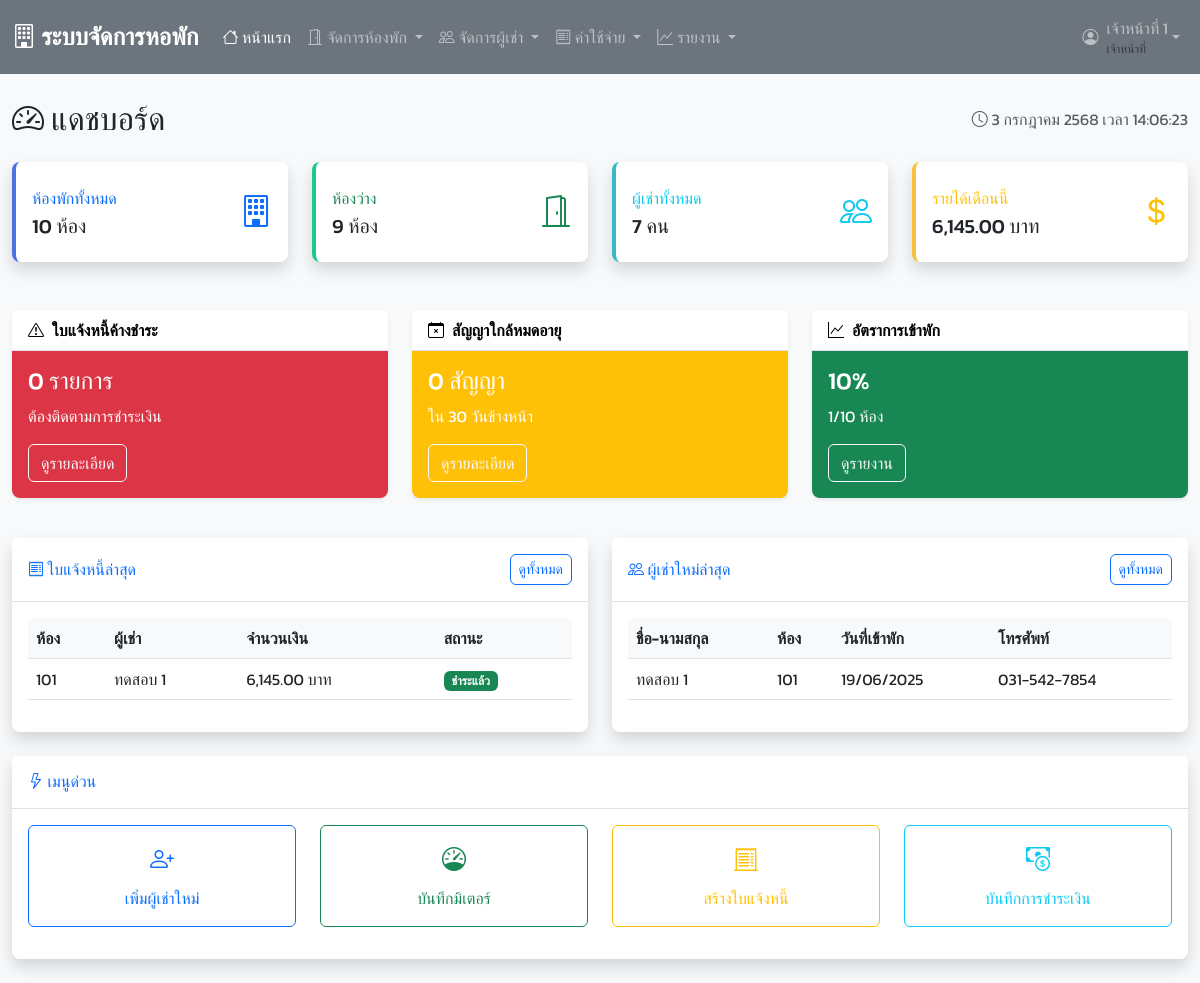
/ (signed in), run on the app's committed database.
### tables this page shows
CREATE TABLE `invoices` (
  `invoice_id` int(11) NOT NULL,
  `contract_id` int(11) DEFAULT NULL,
  `invoice_month` char(7) NOT NULL,
  `room_rent` decimal(10,2) NOT NULL,
  `water_charge` decimal(10,2) DEFAULT 0.00,
  `electric_charge` decimal(10,2) DEFAULT 0.00,
  `other_charges` decimal(10,2) DEFAULT 0.00,
  `other_charges_description` text DEFAULT NULL,
  `discount` decimal(10,2) DEFAULT 0.00,
  `total_amount` decimal(10,2) NOT NULL,
  `due_date` date NOT NULL,
  `invoice_status` enum('pending','paid','overdue','cancelled') DEFAULT 'pending',
  `payment_date` date DEFAULT NULL,
  `created_at` timestamp NOT NULL DEFAULT current_timestamp()
);

CREATE TABLE `rooms` (
  `room_id` int(11) NOT NULL,
  `room_number` varchar(10) NOT NULL,
  `room_type` enum('single','double','triple') NOT NULL,
  `monthly_rent` decimal(10,2) NOT NULL,
  `deposit` decimal(10,2) NOT NULL,
  `room_status` enum('available','occupied','maintenance') DEFAULT 'available',
  `floor_number` int(11) DEFAULT NULL,
  `room_description` text DEFAULT NULL,
  `created_at` timestamp NOT NULL DEFAULT current_timestamp()
);

CREATE TABLE `tenants` (
  `tenant_id` int(11) NOT NULL,
  `first_name` varchar(50) NOT NULL,
  `last_name` varchar(50) NOT NULL,
  `phone` varchar(15) NOT NULL,
  `email` varchar(100) DEFAULT NULL,
  `id_card` varchar(20) NOT NULL,
  `address` text DEFAULT NULL,
  `emergency_contact` varchar(100) DEFAULT NULL,
  `emergency_phone` varchar(15) DEFAULT NULL,
  `tenant_status` enum('active','inactive') DEFAULT 'active',
  `created_at` timestamp NOT NULL DEFAULT current_timestamp()
);

CREATE TABLE `contracts` (
  `contract_id` int(11) NOT NULL,
  `tenant_id` int(11) DEFAULT NULL,
  `room_id` int(11) DEFAULT NULL,
  `contract_start` date NOT NULL,
  `contract_end` date NOT NULL,
  `monthly_rent` decimal(10,2) NOT NULL,
  `deposit_paid` decimal(10,2) NOT NULL,
  `contract_status` enum('active','expired','terminated') DEFAULT 'active',
  `special_conditions` text DEFAULT NULL,
  `created_at` timestamp NOT NULL DEFAULT current_timestamp()
);

### index.php (the view, shortened to what the rows shown need)
<?php
require_once 'includes/header.php';
try {
    $stmt = $pdo->prepare("
        SELECT i.*, r.room_number, t.first_name, t.last_name
        FROM invoices i
        JOIN contracts c ON i.contract_id = c.contract_id
        JOIN rooms r ON c.room_id = r.room_id
        JOIN tenants t ON c.tenant_id = t.tenant_id
        ORDER BY i.created_at DESC
        LIMIT 5
    ");
    $stmt->execute();
    $recent_invoices = $stmt->fetchAll();
    $stmt = $pdo->prepare("
        SELECT t.*, r.room_number, c.contract_start
        FROM tenants t
        JOIN contracts c ON t.tenant_id = c.tenant_id
        JOIN rooms r ON c.room_id = r.room_id
        WHERE c.contract_status = 'active'
        ORDER BY c.created_at DESC
        LIMIT 5
    ");
    $stmt->execute();
    $recent_tenants = $stmt->fetchAll();
} catch(PDOException $e) {
    echo "Error: " . $e->getMessage();
}
?>
<div class="container-fluid mt-4">
    <div class="row">
        <div class="col-12">
            <div class="d-flex justify-content-between align-items-center mb-4">
                <h2 class="mb-0">
                    <i class="bi bi-speedometer2"></i>
                    แดชบอร์ด
                </h2>
            </div>
        </div>
    </div>
    <div class="row">
        <div class="col-lg-6 mb-4">
            <div class="card shadow">
                <div class="card-body">
                    <?php if (empty($recent_invoices)): ?>
                        <div class="text-center text-muted py-3">
                            <i class="bi bi-inbox fs-1"></i>
                            <p class="mt-2">ไม่มีใบแจ้งหนี้</p>
                        </div>
                    <?php else: ?>
                        <div class="table-responsive">
                            <table class="table table-hover">
                                <thead>
                                    <tr>
                                        <th>ห้อง</th>
                                        <th>ผู้เช่า</th>
                                        <th>จำนวนเงิน</th>
                                        <th>สถานะ</th>
                                    </tr>
                                </thead>
                                <tbody>
                                    <?php foreach ($recent_invoices as $invoice): ?>
                                        <tr>
                                            <td><?php echo $invoice['room_number']; ?></td>
                                            <td><?php echo $invoice['first_name'] . ' ' . $invoice['last_name']; ?></td>
                                            <td><?php echo formatCurrency($invoice['total_amount']); ?></td>
                                            <td>
                                                <?php
                                                $status_class = '';
                                                $status_text = '';
                                                switch ($invoice['invoice_status']) {
                                                    case 'paid':
                                                        $status_class = 'bg-success';
                                                        $status_text = 'ชำระแล้ว';
                                                        break;
                                                }
                                                ?>
                                                <span class="badge <?php echo $status_class; ?>">
                                                    <?php echo $status_text; ?>
                                                </span>
                                            </td>
                                        </tr>
                                    <?php endforeach; ?>
                                </tbody>
                            </table>
                        </div>
                    <?php endif; ?>
                </div>
            </div>
        </div>
        <div class="col-lg-6 mb-4">
            <div class="card shadow">
                <div class="card-body">
                    <?php if (empty($recent_tenants)): ?>
                        <div class="text-center text-muted py-3">
                            <i class="bi bi-person-plus fs-1"></i>
                            <p class="mt-2">ไม่มีผู้เช่าใหม่</p>
                        </div>
                    <?php else: ?>
                        <div class="table-responsive">
                            <table class="table table-hover">
                                <thead>
                                    <tr>
                                        <th>ชื่อ-นามสกุล</th>
                                        <th>ห้อง</th>
                                        <th>วันที่เข้าพัก</th>
                                        <th>โทรศัพท์</th>
                                    </tr>
                                </thead>
                                <tbody>
                                    <?php foreach ($recent_tenants as $tenant): ?>
                                        <tr>
                                            <td><?php echo $tenant['first_name'] . ' ' . $tenant['last_name']; ?></td>
                                            <td><?php echo $tenant['room_number']; ?></td>
                                            <td><?php echo formatDate($tenant['contract_start']); ?></td>
                                            <td><?php echo $tenant['phone']; ?></td>
                                        </tr>
                                    <?php endforeach; ?>
                                </tbody>
                            </table>
                        </div>
                    <?php endif; ?>
                </div>
            </div>
        </div>
    </div>
</div>
<?php include 'includes/footer.php'; ?>

### data on the page
invoices: rooms.room_number "101", tenants.first_name "ทดสอบ", tenants.last_name "1", total_amount "6,145.00 บาท", invoice_status "ชำระแล้ว"
contracts: tenant.first_name "ทดสอบ", tenant.last_name "1", room.room_number "101", contract_start "19/06/2025", tenant.phone "031-542-7854"

### other printed values
$_SESSION['full_name'] "เจ้าหน้าที่ 1"
$total_rooms "10"
$available_rooms "9"
$total_tenants "7"
formatCurrency($monthly_income) "6,145.00 บาท"
$overdue_invoices "0"
$expiring_contracts "0"
$occupied_rooms "1"
